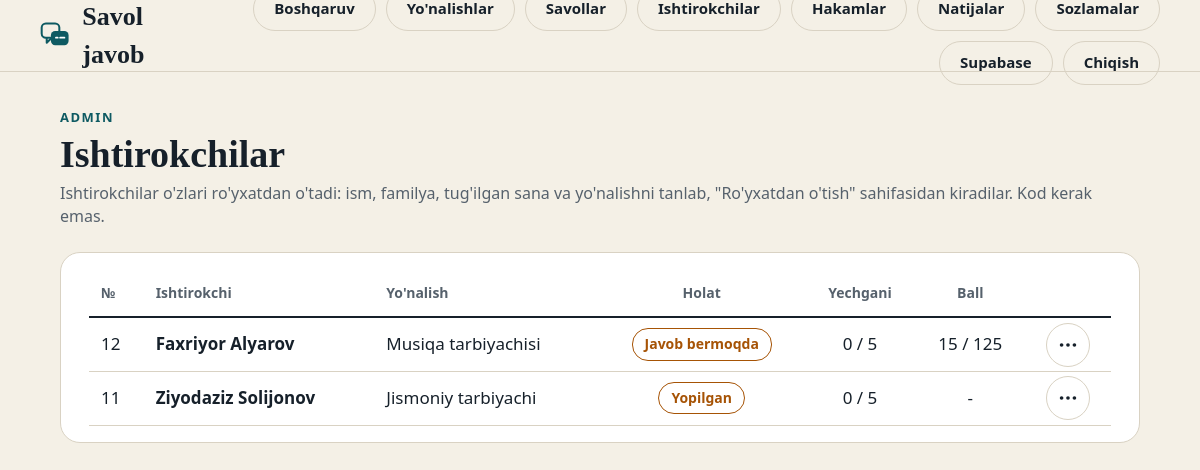
Page /admin/ishtirokchilar (signed in) on the committed database.
### tables this page shows
CREATE TABLE participants(
  id INTEGER PRIMARY KEY, code TEXT UNIQUE, created_at TEXT,
  direction_id INTEGER, yonalish TEXT, judges TEXT, n_questions INTEGER,
  ism TEXT, familya TEXT, tugilgan TEXT, manzil TEXT,
  registered INTEGER NOT NULL DEFAULT 0, max_score INTEGER DEFAULT 5, synced INTEGER DEFAULT 0,
  status TEXT NOT NULL DEFAULT 'waiting');

### app.py (the view)
@app.route("/admin/ishtirokchilar")
def admin_participants():
    admin_only()
    items = []
    for p in q("SELECT * FROM participants ORDER BY id DESC"):
        r = results(p["id"])
        items.append({"p": p, "r": r})
    return render_template("admin_participants.html", items=items, cur=cur_part(), status_uz=STATUS_UZ)

### app.py (called while the page is built)
@app.context_processor
def _inject_use_pg():
    return {"use_pg": USE_PG}

def db():
    if "db" not in g:
        if USE_PG:
            g.db = PG_POOL.getconn()
        else:
            g.db = sqlite3.connect(DB_PATH, timeout=10)
            g.db.row_factory = sqlite3.Row
    return g.db

def q(sql, args=(), one=False):
    conn = db()
    if USE_PG:
        cur = conn.cursor(cursor_factory=psycopg2.extras.RealDictCursor)
        cur.execute(_adapt(sql), args)
        rows = cur.fetchall()
        cur.close()
    else:
        rows = conn.execute(sql, args).fetchall()
    return (rows[0] if rows else None) if one else rows

def get_part(pid):
    return q("SELECT * FROM participants WHERE id=?", (pid,), one=True)

def cur_part():
    return q("SELECT * FROM participants WHERE status='open' ORDER BY id DESC LIMIT 1", one=True)

def snap(p):
    try:
        return json.loads(p["judges"] or "[]")
    except ValueError:
        return []

def admin_only():
    if not session.get("admin"):
        abort(redirect(url_for("admin_login")))

### templates/admin_participants.html (shortened to what this page needs)
{% extends "base.html" %}
{% block nav %}{% include "_admin_nav.html" %}{% endblock %}
{% block body %}
<div class="stack" style="gap:24px">
  <div><div class="eyebrow">Admin</div><h1 style="font-size:38px">Ishtirokchilar</h1>
    <div class="muted">Ishtirokchilar o'zlari ro'yxatdan o'tadi: ism, familya, tug'ilgan sana va yo'nalishni tanlab, "Ro'yxatdan o'tish" sahifasidan kiradilar. Kod kerak emas.</div></div>
  <div class="card" style="padding:16px 28px;overflow-x:auto">
    <table>
      <tr><th class="l">№</th><th class="l">Ishtirokchi</th><th class="l">Yo'nalish</th><th>Holat</th><th>Yechgani</th><th>Ball</th><th></th></tr>
      {% for x in items %}{% set p = x.p %}{% set r = x.r %}
      <tr><td class="l">{{ p.id }}</td>
        <td class="l"><b>{{ p.ism }} {{ p.familya }}</b></td>
        <td class="l">{{ p.yonalish or '-' }}</td>
        <td><span class="badge {% if p.status == 'finished' %}ok{% else %}wait{% endif %}">{{ status_uz[p.status] }}</span></td>
        <td>{{ r.answered }} / {{ r.n_q }}</td>
        <td>{% if r.total or r.answered %}{{ r.total }} / {{ r.max }}{% else %}-{% endif %}</td>
        <td><button class="dots" type="button" aria-label="Ishtirokchi haqida ma'lumot" onclick="showP({{ p.id }})"><svg width="22" height="22" viewBox="0 0 24 24" fill="currentColor" aria-hidden="true"><circle cx="5" cy="12" r="2"/><circle cx="12" cy="12" r="2"/><circle cx="19" cy="12" r="2"/></svg></button></td></tr>
      {% else %}<tr><td colspan="7" class="l muted">Hali ishtirokchi yo'q.</td></tr>{% endfor %}
    </table>
  </div>
</div>
{% endblock %}

### static/style.css (style rules this page uses)
:root { --ink:#16202A;--mut:#56616C;--acc:#0E5A62;--tint:#DCEBEA;--line:#D9D2C3;--bg:#F4F0E6;--amb:#A65305;--bd:#B9B09C }
* { box-sizing:border-box }
body { margin:0;background:var(--bg);color:var(--ink);font-family:system-ui,-apple-system,"Segoe UI",sans-serif;font-size:16px;line-height:1.45 }
h1,h2,h3,.disp { font-family:Georgia,"Times New Roman",serif;font-weight:600;margin:0 }
.card { background:#fff;border:1px solid var(--line);border-radius:20px;padding:32px }
.stack { display:flex;flex-direction:column;gap:18px }
.eyebrow { font-size:13px;font-weight:600;letter-spacing:1.5px;text-transform:uppercase;color:var(--acc) }
.muted { color:var(--mut) }
.badge { display:inline-flex;align-items:center;gap:6px;font-size:14px;font-weight:600;padding:5px 12px;border-radius:16px }
.badge.wait { border:1px solid var(--amb);color:var(--amb) }
table { width:100%;border-collapse:collapse }
th { font-size:14px;color:var(--mut);text-align:center;height:48px;padding:0 12px;border-bottom:2px solid var(--ink) }
td { height:54px;padding:0 12px;text-align:center;border-bottom:1px solid var(--line);font-size:17px }
th:first-child,td:first-child,td.l,th.l { text-align:left }
.dots { width:44px;height:44px;border-radius:22px;border:1px solid var(--line);background:transparent;color:var(--ink);cursor:pointer;display:inline-flex;align-items:center;justify-content:center }

### rows in the picture
participants: id "12", ism "Faxriyor", familya "Alyarov", yonalish "Musiqa tarbiyachisi", status "Javob bermoqda"
participants: id "11", ism "Ziyodaziz", familya "Solijonov", yonalish "Jismoniy tarbiyachi", status "Yopilgan"

### other values in the picture
{{ r.answered }} "0" "0"
{{ r.n_q }} "5" "5"
{{ r.total }} "15"
{{ r.max }} "125"
